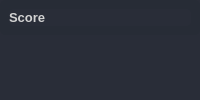
                         <widget class="QFrame" name="frame_score">
                          <property name="minimumSize">
                           <size>
                            <width>0</width>
                            <height>0</height>
                           </size>
                          </property>
                          <property name="maximumSize">
                           <size>
                            <width>16777215</width>
                            <height>16777215</height>
                           </size>
                          </property>
                          <property name="styleSheet">
                           <string notr="true">background-color: rgb(41, 45, 56);
border-radius: 5px;
color: rgb(210, 210, 210);
</string>
                          </property>
                          <property name="frameShape">
                           <enum>QFrame::NoFrame</enum>
                          </property>
                          <property name="frameShadow">
                           <enum>QFrame::Raised</enum>
                          </property>
                          <layout class="QVBoxLayout" name="verticalLayout_26" stretch="0,0">
                           <property name="spacing">
                            <number>0</number>
                           </property>
                           <property name="leftMargin">
                            <number>0</number>
                           </property>
                           <property name="topMargin">
                            <number>0</number>
                           </property>
                           <property name="rightMargin">
                            <number>0</number>
                           </property>
                           <property name="bottomMargin">
                            <number>0</number>
                           </property>
                           <item>
                            <widget class="QFrame" name="frame_score_title">
                             <property name="maximumSize">
                              <size>
                               <width>16777215</width>
                               <height>35</height>
                              </size>
                             </property>
                             <property name="cursor">
                              <cursorShape>ArrowCursor</cursorShape>
                             </property>
                             <property name="styleSheet">
                              <string notr="true">QFrame {
	border: transparent;
	background-color: rgb(39, 44, 54);
}</string>
                             </property>
                             <property name="frameShape">
                              <enum>QFrame::StyledPanel</enum>
                             </property>
                             <property name="frameShadow">
                              <enum>QFrame::Raised</enum>
                             </property>
                             <layout class="QHBoxLayout" name="horizontalLayout_25">
                              <property name="leftMargin">
                               <number>9</number>
                              </property>
                              <property name="topMargin">
                               <number>9</number>
                              </property>
                              <property name="rightMargin">
                               <number>9</number>
                              </property>
                              <property name="bottomMargin">
                               <number>9</number>
                              </property>
                              <item>
                               <widget class="QPushButton" name="label_score_title">
                                <property name="sizePolicy">
                                 <sizepolicy hsizetype="Expanding" vsizetype="Preferred">
                                  <horstretch>0</horstretch>
                                  <verstretch>0</verstretch>
                                 </sizepolicy>
                                </property>
                                <property name="maximumSize">
                                 <size>
                                  <width>16777215</width>
                                  <height>16777215</height>
                                 </size>
                                </property>
                                <property name="font">
                                 <font>
                                  <pointsize>10</pointsize>
                                  <bold>true</bold>
                                 </font>
                                </property>
                                <property name="styleSheet">
                                 <string notr="true">QPushButton{
	text-align: left
}</string>
                                </property>
                                <property name="text">
                                 <string>Score</string>
                                </property>
                               </widget>
                              </item>
                             </layout>
                            </widget>
                           </item>
                           <item>
                            <widget class="QFrame" name="frame_score_plot">
                             <property name="minimumSize">
                              <size>
                               <width>0</width>
                               <height>0</height>
                              </size>
                             </property>
                             <property name="cursor">
                              <cursorShape>ArrowCursor</cursorShape>
                             </property>
                             <property name="styleSheet">
                              <string notr="true"/>
                             </property>
                             <property name="frameShadow">
                              <enum>QFrame::Raised</enum>
                             </property>
                             <layout class="QHBoxLayout" name="horizontalLayout_26">
                              <property name="spacing">
                               <number>24</number>
                              </property>
                              <property name="leftMargin">
                               <number>9</number>
                              </property>
                              <property name="topMargin">
                               <number>9</number>
                              </property>
                              <property name="rightMargin">
                               <number>49</number>
                              </property>
                              <property name="bottomMargin">
                               <number>9</number>
                              </property>
                             </layout>
                            </widget>
                           </item>
                          </layout>
                         </widget>
